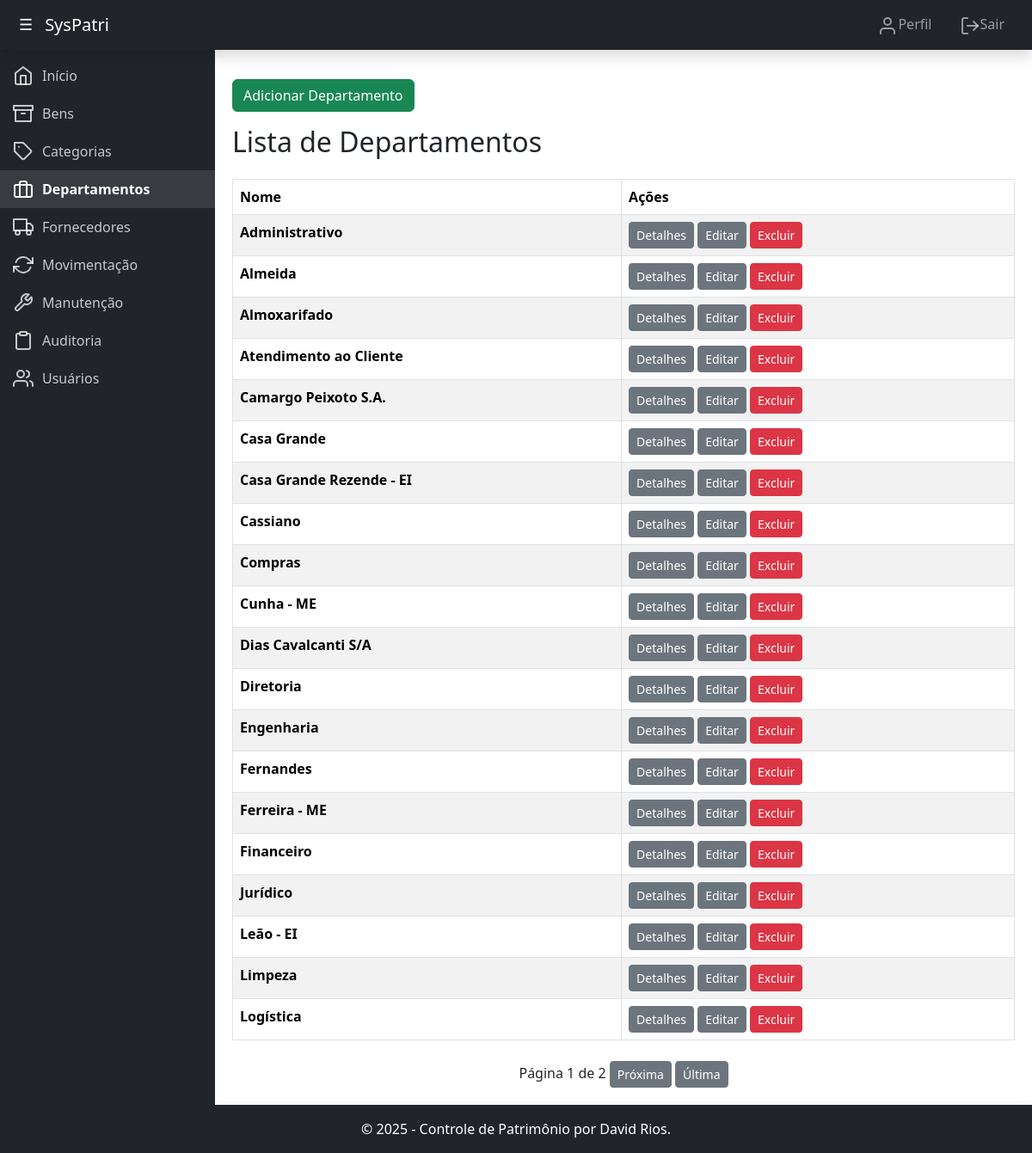
Page /patrimonio/departamentos/ (signed in) on the committed database.
### patrimonio/models.py (models this page shows, shortened)
class Departamento(models.Model):
    nome = models.CharField(max_length=100, verbose_name="Nome")
    responsavel = models.CharField(max_length=100, verbose_name="Responsável")
    telefone = models.CharField(max_length=20, blank=True, null=True, verbose_name="Telefone")
    class Meta:
        verbose_name = "Departamento"
        verbose_name_plural = "Departamentos"

### patrimonio/views.py (the view)
# urls.py: path('departamentos/', views.listar_departamentos, name='listar_departamentos'),
@login_required
def listar_departamentos(request):
    departamentos = Departamento.objects.all().order_by('nome')
    paginator = Paginator(departamentos, 20)  # Exibe 20 departamentos por página
    page_number = request.GET.get('page')  # Obtém o número da página atual
    page_obj = paginator.get_page(page_number)  # Obtém os departamentos para a página atual
    return render(request, 'listar_departamentos.html', {'page_obj': page_obj})

### patrimonio/templates/listar_departamentos.html (shortened to what this page needs)
{% extends 'base.html' %}
{% block content %}
    <a class="btn btn-success" href="{% url 'adicionar_departamento' %}">Adicionar Departamento</a>
    <h2 class="mb-4">Lista de Departamentos</h2>
    <table class="table table-striped table-bordered">
        <thead>
            <tr>
                <th>Nome</th>
                <th>Ações</th>
            </tr>
        </thead>
        <tbody>
            {% for departamento in page_obj %}
                <tr>
                    <td><strong>{{ departamento.nome }}</strong></td>
                    <td>
                        <a class="btn btn-secondary btn-sm" href="{% url 'detalhes_departamento' departamento.pk %}">Detalhes</a>
                        <a class="btn btn-secondary btn-sm" href="{% url 'atualizar_departamento' departamento.pk %}">Editar</a>
                        <a class="btn btn-danger btn-sm" href="{% url 'excluir_departamento' departamento.pk %}" onclick="return confirm('Tem certeza que deseja excluir este departamento?');">Excluir</a>
                    </td>
                </tr>
            {% endfor %}
        </tbody>
    </table>
    <div class="pagination align-items-center mt-4 d-flex justify-content-center">
        <span class="step-links text-center">
            <span>Página {{ page_obj.number }} de {{ page_obj.paginator.num_pages }}</span>
            {% if page_obj.has_next %}
                <a class="btn btn-secondary btn-sm" href="?page={{ page_obj.next_page_number }}">Próxima</a>
                <a class="btn btn-secondary btn-sm" href="?page={{ page_obj.paginator.num_pages }}">Última</a>
            {% endif %}
        </span>
    </div>
{% endblock %}

### rows in the picture
Departamento: nome "Administrativo"
Departamento: nome "Almeida"
Departamento: nome "Almoxarifado"
Departamento: nome "Atendimento ao Cliente"
Departamento: nome "Camargo Peixoto S.A."
Departamento: nome "Casa Grande"
Departamento: nome "Casa Grande Rezende - EI"
Departamento: nome "Cassiano"
Departamento: nome "Compras"
Departamento: nome "Cunha - ME"
Departamento: nome "Dias Cavalcanti S/A"
Departamento: nome "Diretoria"
Departamento: nome "Engenharia"
Departamento: nome "Fernandes"
Departamento: nome "Ferreira - ME"
Departamento: nome "Financeiro"
Departamento: nome "Jurídico"
Departamento: nome "Leão - EI"
Departamento: nome "Limpeza"
Departamento: nome "Logística"

### other values in the picture
{{ page_obj.number }} "1"
{{ page_obj.paginator.num_pages }} "2"
